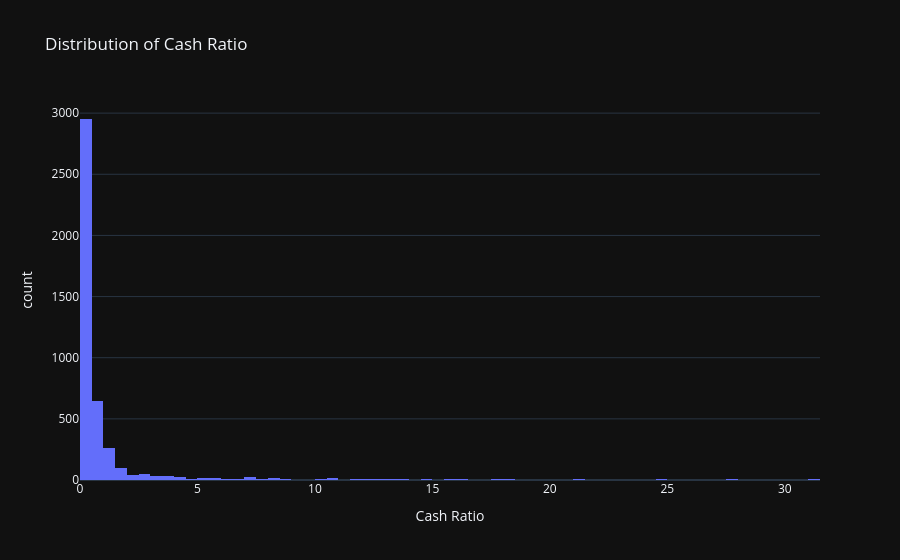

The code cell stored with this chart in its notebook:
### Code cell
df=conn.sql("""
    WITH quantile_thresholds AS (
        SELECT 
            PERCENTILE_CONT(0.01) WITHIN GROUP (ORDER BY cash_ratio) AS lower_quantile,
            PERCENTILE_CONT(0.99) WITHIN GROUP (ORDER BY cash_ratio) AS upper_quantile
        FROM gold.financial_metrics
        WHERE cash_ratio IS NOT NULL
        
    )
    SELECT 
        accession_number,
        period_end,
        filed,
        cash_ratio 
    FROM gold.financial_metrics, quantile_thresholds
    WHERE cash_ratio > lower_quantile
    AND cash_ratio < upper_quantile
""")
fig=px.histogram(
    df,
    x='cash_ratio',
    nbins=100,
    title='Distribution of Cash Ratio',
    labels={'cash_ratio':'Cash Ratio'},
    hover_data={'accession_number':True, 'period_end':True, 'filed':True},
    template='plotly_dark'
)
fig.show()

### Figure 1 — Plotly figure (JSON) as saved in the notebook; plotly's stock layout.template omitted (floating-point values rounded to 4 significant figures; data arrays with more than 128 entries replaced by an {"elided": "..."} marker saying what was removed)
{"data": [{"bingroup": "x", "hovertemplate": "Cash Ratio=%{x}<br>count=%{y}<extra></extra>", "legendgroup": "", "marker": {"color": "#636efa", "pattern": {"shape": ""}}, "name": "", "nbinsx": 100, "orientation": "v", "showlegend": false, "type": "histogram", "x": {"elided": "4449 float values"}, "xaxis": "x", "yaxis": "y"}], "layout": {"barmode": "relative", "legend": {"tracegroupgap": 0}, "title": {"text": "Distribution of Cash Ratio"}, "xaxis": {"anchor": "y", "domain": [0, 1], "title": {"text": "Cash Ratio"}}, "yaxis": {"anchor": "x", "domain": [0, 1], "title": {"text": "count"}}}}
